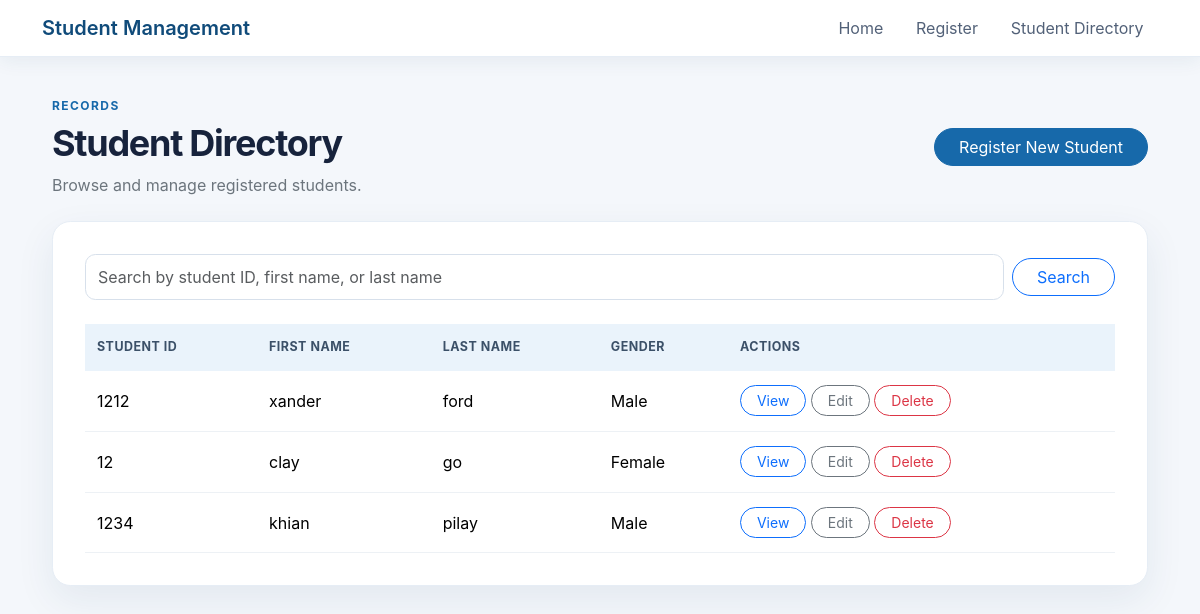
The app's page /registration/students/ (signed in) with its own data.
### registration/models.py (models this page shows, shortened)
class student(models.Model):
    GENDER_CHOICES = [
        ('Male', 'Male'),
        ('Female', 'Female')
    ]
    student_id=models.CharField(
        max_length=20,
        unique=True)
    first_name=models.CharField(
        max_length=100)
    last_name=models.CharField(
        max_length=100)
    gender=models.CharField(
        max_length=10,
        choices=GENDER_CHOICES)
    date_of_birth=models.DateField()
    contact_number=models.CharField(
        max_length=20)

### registration/views.py (the view)
# urls.py: path("students/", views.student_list, name="student_list"),
@user_passes_test(staff_check, login_url='login')
def student_list(request):
    query = request.GET.get("q", "").strip()
    students = student.objects.all().order_by("last_name", "first_name", "student_id")
    if query:
        students = students.filter(
            Q(student_id__icontains=query)
            | Q(first_name__icontains=query)
            | Q(last_name__icontains=query)
        )
    return render(
        request,
        "registration/student_list.html",
        {"students": students, "query": query},
    )

### registration/views.py (called while the page is built)
def staff_check(user):
    return user.is_authenticated and user.is_staff

### registration/templates/registration/student_list.html (shortened to what this page needs)
{% extends "registration/base.html" %}
{% block content %}
<section class="page-heading">
    <div>
        <p class="eyebrow">Records</p>
        <h1>Student Directory</h1>
        <p class="text-secondary mb-0">Browse and manage registered students.</p>
    </div>
    <a class="btn btn-primary rounded-pill px-4" href="{% url 'student_create' %}">Register New Student</a>
</section>
<section class="content-card">
    <form method="get" action="{% url 'student_list' %}" class="row g-2 align-items-center search-form mb-4">
        <div class="col">
            <input id="student-search" class="form-control" type="search" name="q" value="{{ query }}" placeholder="Search by student ID, first name, or last name">
        </div>
        <div class="col-auto">
            <button class="btn btn-outline-primary rounded-pill px-4" type="submit">Search</button>
        </div>
    </form>
    <div class="table-responsive">
    <table class="table student-table align-middle mb-0">
        <thead>
            <tr>
                <th scope="col">Student ID</th>
                <th scope="col">First Name</th>
                <th scope="col">Last Name</th>
                <th scope="col">Gender</th>
                <th scope="col">Actions</th>
            </tr>
        </thead>
        <tbody>
            {% for student in students %}
                <tr>
                    <td>{{ student.student_id }}</td>
                    <td>{{ student.first_name }}</td>
                    <td>{{ student.last_name }}</td>
                    <td>{{ student.get_gender_display }}</td>
                    <td>
                        <a class="btn btn-sm btn-outline-primary rounded-pill px-3" href="{% url 'student_detail' student.pk %}">View</a>
                        <a class="btn btn-sm btn-outline-secondary rounded-pill px-3" href="{% url 'student_update' student.pk %}">Edit</a>
                        <a class="btn btn-sm btn-outline-danger rounded-pill px-3" href="{% url 'student_delete' student.pk %}">Delete</a>
                    </td>
                </tr>
            {% empty %}
                <tr>
                    <td class="empty-state" colspan="5">
                        {% if query %}No students match "{{ query }}".{% else %}No student records yet. Register a student to get started.{% endif %}
                    </td>
                </tr>
            {% endfor %}
        </tbody>
    </table>
    </div>
</section>
{% endblock %}

### registration/static/registration/style.css (style rules this page uses)
:root { --brand: #1769aa; --brand-dark: #104b7a; --brand-soft: #eaf3fb; --ink: #17233c; --muted: #6d7890; --line: #e6edf5; --surface: #ffffff; --background: #f4f7fb; }
body { min-height: 100vh; background: var(--background); color: var(--ink); font-family: Inter, "Segoe UI", Arial, sans-serif; }
.page-heading { align-items: center; display: flex; flex-wrap: wrap; gap: 1.25rem; justify-content: space-between; margin-bottom: 1.5rem; }
h1 { font-size: clamp(1.7rem, 3vw, 2.25rem); font-weight: 700; letter-spacing: -.035em; margin-bottom: .45rem; }
.eyebrow { color: var(--brand); font-size: .75rem; font-weight: 700; letter-spacing: .12em; margin-bottom: .45rem; text-transform: uppercase; }
.content-card { background: var(--surface); border: 1px solid var(--line); border-radius: 1.15rem; box-shadow: 0 14px 38px rgb(31 65 98 / 8%); padding: clamp(1.15rem, 4vw, 2rem); }
.form-control, .form-select { border-color: #d7e0eb; border-radius: .65rem; min-height: 46px; }
.btn-primary { background-color: var(--brand); border-color: var(--brand); }
.student-table thead th { background: var(--brand-soft); border-bottom: 0; color: #3b5068; font-size: .78rem; letter-spacing: .04em; padding: .9rem .75rem; text-transform: uppercase; white-space: nowrap; }
.student-table tbody td { border-color: #edf1f5; padding: .9rem .75rem; }
.student-table tbody tr { transition: background-color .15s ease; }

### records on screen
student: student_id "1212", first_name "xander", last_name "ford", gender "Male"
student: student_id "12", first_name "clay", last_name "go", gender "Female"
student: student_id "1234", first_name "khian", last_name "pilay", gender "Male"
